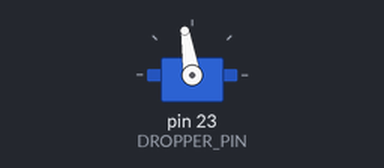
This sketch was run on a simulated Arduino Mega 2560, built with avr-gcc and run on an emulated ATmega2560. On the bench: servo.

Above: at 1.05 s.
At 3.8 s:
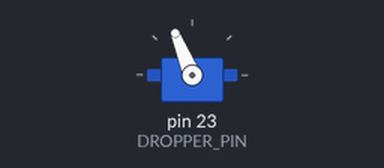
At 6.3 s:
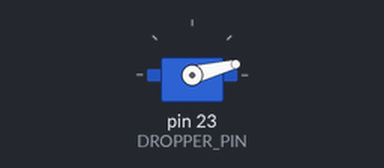
At 8.8 s:
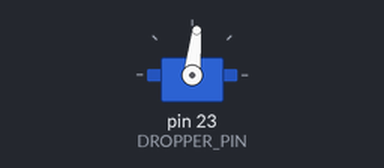
Timing chart, 0 to 13.8 s (numbered marks = the images above):
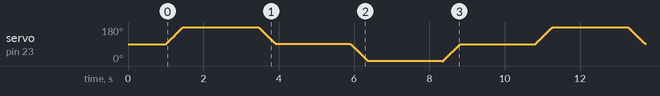

The sketch:

teensy_bot.ino
```cpp
#include <Servo.h>

#define ENC1A
#define ENC1B
#define ENC2A
#define ENC2B
//h-bridge defines

#define DROPPER_PIN 23

long enc1_pos = 0;
long enc2_pos = 0;
//Use interrupts to keep track of encoder position

Servo dropper;

void setup() {
  /*pinMode(ENC1A, INPUT);
  pinMode(ENC1B, INPUT);
  pinMode(ENC2A, INPUT);
  pinMode(ENC2B, INPUT);*/
  //h-bridge pin modes


  dropper.attach(DROPPER_PIN);
  dropper.write(90);
  delay(1000);

}

void loop() {
  //turn on both motors

  //if one motor has higher pos, slow it down

  dropToken();
  delay(2000);
}

int servoPos = 90;
bool servoDir = 0;
void dropToken() {
  while(1) {
    dropper.write(servoPos);
    servoPos += servoDir?-1:1;
    if (servoPos >= 180 || servoPos <= 0) {
      servoDir = !servoDir;
      return;
    }
    if (servoPos == 90) {
      return;
    }
    delay(5);
  }
}
```
